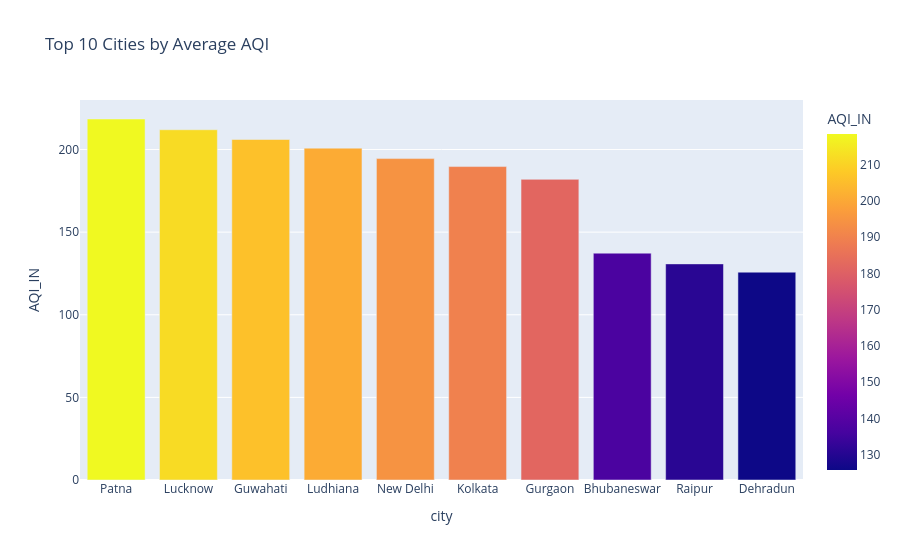

Write notebook code for a chart like this one.
### Code cell
fig = px.bar(
    top_10,
    x='city',
    y='AQI_IN',
    color='AQI_IN',
    title='Top 10 Cities by Average AQI'
)

fig.show()

### Figure 1 — Plotly figure (JSON) as saved in the notebook; plotly's stock layout.template omitted (floating-point values rounded to 4 significant figures)
{"data": [{"hovertemplate": "city=%{x}<br>AQI_IN=%{marker.color}<extra></extra>", "legendgroup": "", "marker": {"color": [218.5, 212.0, 206.1, 200.8, 194.5, 189.7, 182.0, 137.3, 130.8, 125.8], "coloraxis": "coloraxis", "pattern": {"shape": ""}}, "name": "", "orientation": "v", "showlegend": false, "textposition": "auto", "type": "bar", "x": ["Patna", "Lucknow", "Guwahati", "Ludhiana", "New Delhi", "Kolkata", "Gurgaon", "Bhubaneswar", "Raipur", "Dehradun"], "xaxis": "x", "y": [218.5, 212.0, 206.1, 200.8, 194.5, 189.7, 182.0, 137.3, 130.8, 125.8], "yaxis": "y"}], "layout": {"barmode": "relative", "coloraxis": {"colorbar": {"title": {"text": "AQI_IN"}}, "colorscale": [[0, "#0d0887"], [0.1111, "#46039f"], [0.2222, "#7201a8"], [0.3333, "#9c179e"], [0.4444, "#bd3786"], [0.5556, "#d8576b"], [0.6667, "#ed7953"], [0.7778, "#fb9f3a"], [0.8889, "#fdca26"], [1, "#f0f921"]]}, "legend": {"tracegroupgap": 0}, "title": {"text": "Top 10 Cities by Average AQI"}, "xaxis": {"anchor": "y", "domain": [0, 1], "title": {"text": "city"}}, "yaxis": {"anchor": "x", "domain": [0, 1], "title": {"text": "AQI_IN"}}}}
